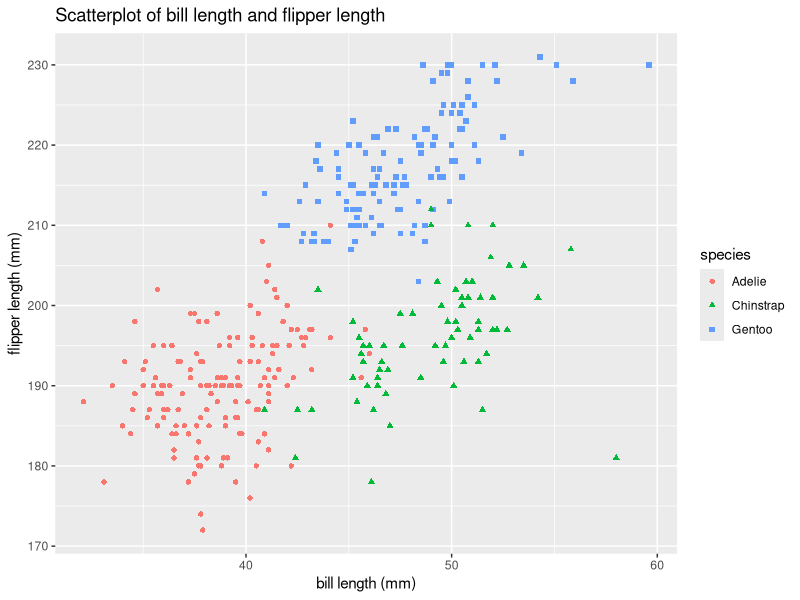
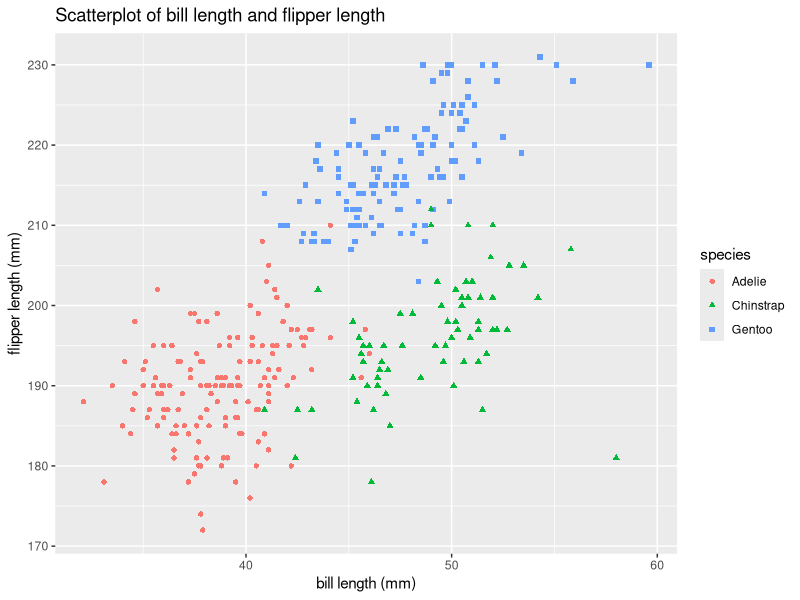

The R script that drew these images, in order:
## ---- chunk 1
library(tidyverse)
library(ggplot2)

knitr::opts_chunk$set(comment = NA, message = F, warning = F, echo = T)
## ---- chunk 2
prob1_df <-  
  tibble(
    ran_samp = rnorm(10),
    logical_vec = ran_samp > 0,
    char_vec = c("a", "b", "c", "d", "e", "f", "g", "h", "i", "j"),
    factor_vec = factor(c("low", "low", "low", "mod", "mod", "mod", "mod", "high", "high", "high"))
)
prob1_df
## ---- chunk 3
mean(pull(prob1_df, ran_samp))
mean(pull(prob1_df, logical_vec))
mean(pull(prob1_df, char_vec))
mean(pull(prob1_df, factor_vec))
## ---- chunk 4
# For this question I have hide the output since the instruction was stated as "please show this chunk but not the output"

as.numeric(pull(prob1_df, ran_samp))
as.numeric(pull(prob1_df, logical_vec))
as.numeric(pull(prob1_df, char_vec))
as.numeric(pull(prob1_df, factor_vec))
## ---- chunk 5
mean(as.numeric(pull(prob1_df, ran_samp)))
mean(as.numeric(pull(prob1_df, logical_vec)))
mean(as.numeric(pull(prob1_df, char_vec)))
mean(as.numeric(pull(prob1_df, factor_vec)))
## ---- chunk 6
as.numeric(pull(prob1_df, logical_vec))*pull(prob1_df, ran_samp)
as.factor(pull(prob1_df, logical_vec))*pull(prob1_df, ran_samp)
as.numeric(as.factor(pull(prob1_df, logical_vec)))*pull(prob1_df, ran_samp)
## ---- chunk 7
data("penguins", package = "palmerpenguins")
penguins
## ---- chunk 8
summary(penguins)
## ---- chunk 9
ggplot(penguins, aes(x=bill_length_mm, y=flipper_length_mm, color = species, shape = species)) +
  geom_point() +
  labs(title="Scatterplot of bill length and flipper length",
       x="bill length (mm)", y = "flipper length (mm)")
ggsave("scatterplot.pdf")
